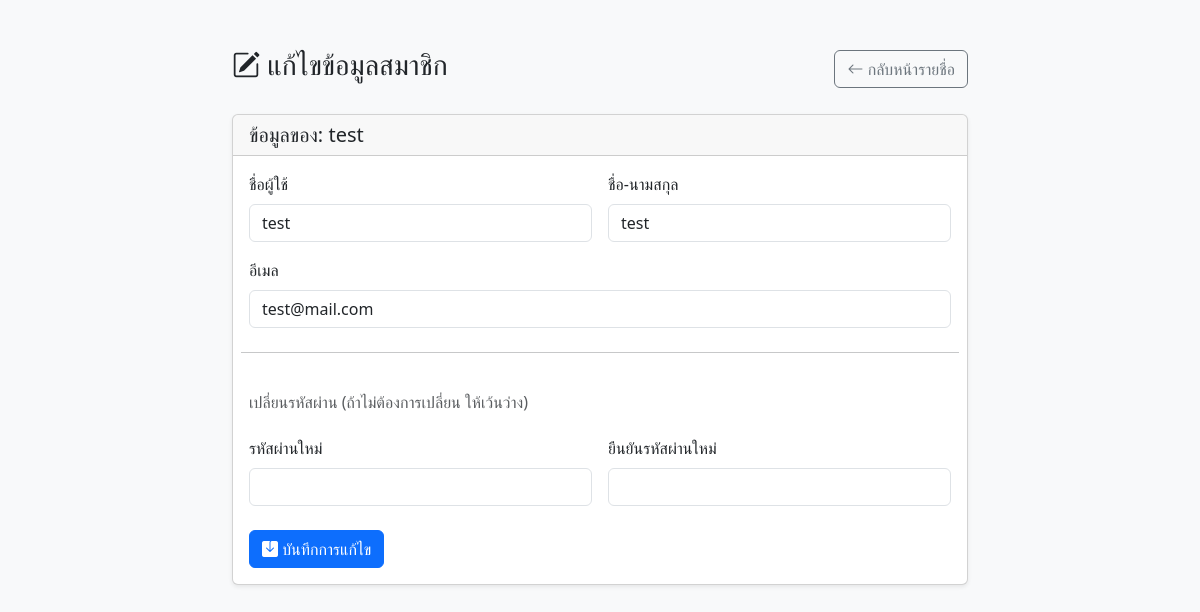
Screenshot of /online_shop/admin/edit_user.php?id=12 (signed in) with the database file from the repository.
### tables this page shows
CREATE TABLE `users` (
  `user_id` int(11) NOT NULL,
  `username` varchar(50) NOT NULL,
  `password` varchar(255) NOT NULL,
  `email` varchar(100) NOT NULL,
  `full_name` varchar(100) DEFAULT NULL,
  `role` enum('admin','member') DEFAULT 'member',
  `created_at` timestamp NOT NULL DEFAULT current_timestamp()
);

### online_shop/admin/edit_user.php (the view, shortened to what this page needs)
<?php
require '../config.php';
$user_id = (int)$_GET['id'];
$stmt = $conn->prepare("SELECT * FROM users WHERE user_id = ? AND role = 'member'");
$stmt->execute([$user_id]);
$user = $stmt->fetch(PDO::FETCH_ASSOC);
?>
<!DOCTYPE html>
<html lang="th">
<head>
    <link href="https://cdn.jsdelivr.net/npm/bootstrap@5.3.2/dist/css/bootstrap.min.css" rel="stylesheet">
    <link rel="stylesheet" href="https://cdn.jsdelivr.net/npm/bootstrap-icons@1.11.3/font/bootstrap-icons.min.css">
</head>
<body class="bg-light">
    <div class="container mt-5">
        <div class="row justify-content-center">
            <div class="col-lg-8">
                <div class="d-flex justify-content-between align-items-center mb-4">
                    <h1 class="h3"><i class="bi bi-pencil-square"></i> แก้ไขข้อมูลสมาชิก</h1>
                    <a href="users.php" class="btn btn-outline-secondary"><i class="bi bi-arrow-left"></i> กลับหน้ารายชื่อ</a>
                </div>
                <div class="card shadow-sm">
                    <div class="card-header">
                        <h5 class="mb-0">ข้อมูลของ: <?= htmlspecialchars($user['username']) ?></h5>
                    </div>
                    <div class="card-body">
                        <form method="post" class="row g-3">
                            <div class="col-md-6">
                                <label for="username" class="form-label">ชื่อผู้ใช้</label>
                                <input type="text" id="username" name="username" class="form-control" required value="<?= htmlspecialchars($user['username']) ?>">
                            </div>
                            <div class="col-md-6">
                                <label for="full_name" class="form-label">ชื่อ-นามสกุล</label>
                                <input type="text" id="full_name" name="full_name" class="form-control" value="<?= htmlspecialchars($user['full_name']) ?>">
                            </div>
                            <div class="col-12">
                                <label for="email" class="form-label">อีเมล</label>
                                <input type="email" id="email" name="email" class="form-control" required value="<?= htmlspecialchars($user['email']) ?>">
                            </div>
                            <hr class="my-4">
                            <h6 class="text-muted">เปลี่ยนรหัสผ่าน (ถ้าไม่ต้องการเปลี่ยน ให้เว้นว่าง)</h6>
                            <div class="col-md-6">
                                <label for="password" class="form-label">รหัสผ่านใหม่</label>
                                <input type="password" id="password" name="password" class="form-control">
                            </div>
                            <div class="col-md-6">
                                <label for="confirm_password" class="form-label">ยืนยันรหัสผ่านใหม่</label>
                                <input type="password" id="confirm_password" name="confirm_password" class="form-control">
                            </div>
                            <div class="col-12 mt-4">
                                <button type="submit" class="btn btn-primary"><i class="bi bi-save-fill"></i> บันทึกการแก้ไข</button>
                            </div>
                        </form>
                    </div>
                </div>
            </div>
        </div>
    </div>
</body>
</html>

### rows the page displays
users: username "test", full_name "test", email "test@mail.com"
